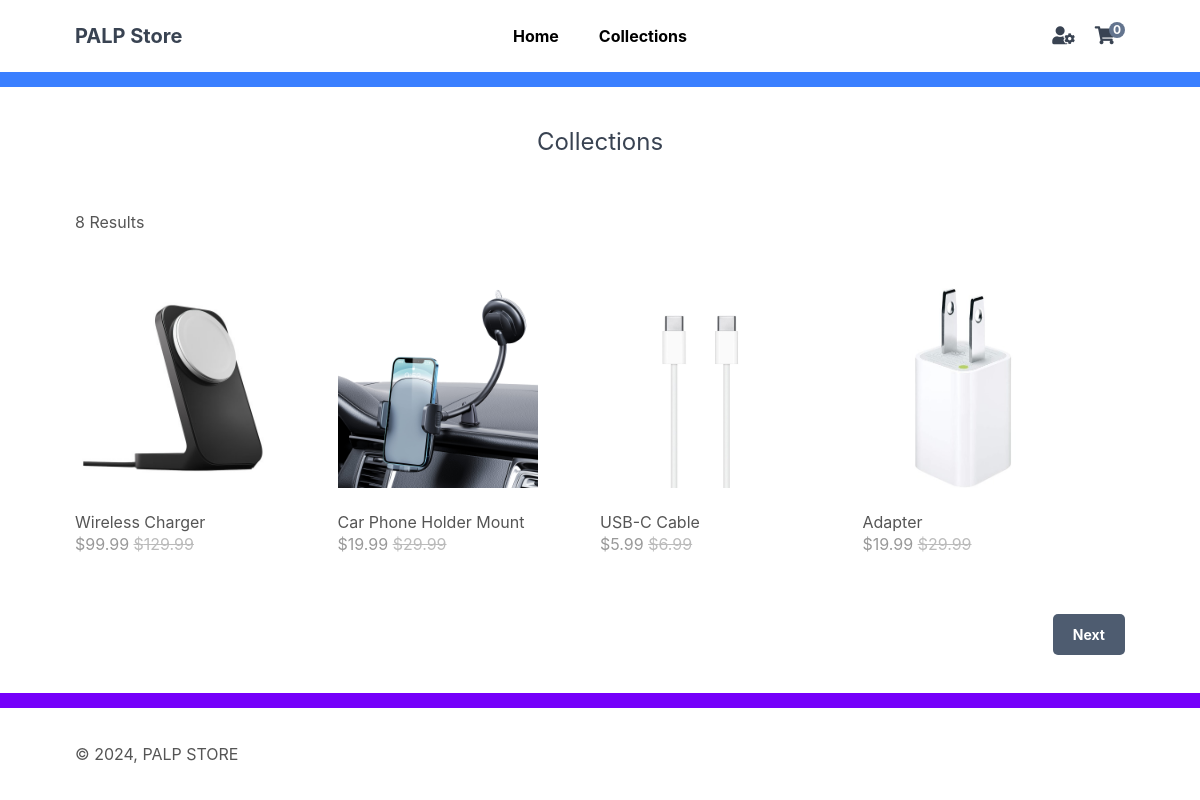
The page /index.php?page=products on the database its author committed.
### tables this page shows
CREATE TABLE `products` (
  `product_id` int(11) NOT NULL,
  `product_name` varchar(255) NOT NULL,
  `description` text NOT NULL,
  `price` decimal(7,2) NOT NULL,
  `rrp` decimal(7,2) NOT NULL,
  `quantity` int(11) NOT NULL,
  `image_name` varchar(255) NOT NULL,
  `date_created` datetime NOT NULL,
  `submittedby` varchar(50) NOT NULL
);

### index.php (called while the page is built, shortened)
<?php
include 'functions.php';
$page = isset($_GET['page']) && file_exists($_GET['page'] . '.php') ? $_GET['page'] : 'home';
include $page . '.php';
?>

### products.php (the view, shortened to what this page needs)
<?php
$num_products_on_each_page = 4;
$current_page = isset($_GET['p']) && is_numeric($_GET['p']) ? (int)$_GET['p'] : 1;
$stmt = $pdo->prepare('SELECT * FROM products WHERE quantity > 0 ORDER BY date_created DESC LIMIT ?,?');
$stmt->bindValue(1, ($current_page - 1) * $num_products_on_each_page, PDO::PARAM_INT);
$stmt->bindValue(2, $num_products_on_each_page, PDO::PARAM_INT);
$stmt->execute();
$products = $stmt->fetchAll(PDO::FETCH_ASSOC);
$total_products = $pdo->query('SELECT * FROM products WHERE quantity > 0')->rowCount();
?>
<?=template_header('Products')?>
<div class="products content-wrapper">
    <h1>Collections</h1>
    <p><?=$total_products?> Results</p>
    <div class="products-wrapper">
        <?php foreach ($products as $product): ?>
        <a href="index.php?page=product&id=<?=$product['product_id']?>" class="product">
            <img src="imgs/<?=$product['image_name']?>" width="200" height="200" alt="<?=$product['product_name']?>">
            <span class="name"><?=$product['product_name']?></span>
            <span class="price">
                &dollar;<?=$product['price']?>
                <?php if ($product['rrp'] > 0): ?>
                <span class="rrp">&dollar;<?=$product['rrp']?></span>
                <?php endif; ?>
            </span>
        </a>
        <?php endforeach; ?>
    </div>
    <div class="buttons">
        <?php if ($total_products > ($current_page * $num_products_on_each_page) - $num_products_on_each_page + count($products)): ?>
        <a href="index.php?page=products&p=<?=$current_page+1?>">Next</a>
        <?php endif; ?>
    </div>
</div>
<?=template_footer()?>

### functions.php (shortened to what this page needs)
<?php
function template_header($title)
{
    $num_items_in_cart = isset($_SESSION['cart']) ? count($_SESSION['cart']) : 0;
    echo <<<EOT
<!DOCTYPE html>
<html>
	<head>
		<meta charset="utf-8">
		<title>$title</title>
		<link href="main.css" rel="stylesheet" type="text/css">
		<link rel="stylesheet" href="https://use.fontawesome.com/releases/v5.7.1/css/all.css">
	</head>
	<body>
        <header>
            <div class="content-wrapper">
                <h1>PALP Store</h1>
                <nav>
                    <a href="index.php">Home</a>
                    <a href="index.php?page=products">Collections</a>
                </nav>
                <div class="link-icons">
                <a href="index.php?page=login">
						<i class="fas fa-user-cog"></i>
					</a>
                    <a href="index.php?page=cart">
						<i class="fas fa-shopping-cart"></i>
                        <span>$num_items_in_cart</span>
					</a>
                </div>
            </div>
        </header>
        <main>
EOT;
}
function template_footer()
{
    $year = date('Y');
    echo <<<EOT
        </main>
        <footer>
            <div class="content-wrapper">
                <p>&copy; $year, PALP STORE</p>
            </div>
        </footer>
    </body>
</html>
EOT;
}
?>

### main.css (style rules this page uses)
* { box-sizing: border-box; font-family: -apple-system, BlinkMacSystemFont, "segoe ui", roboto, oxygen, ubuntu, cantarell, "fira sans", "droid sans", "helvetica neue", Arial, sans-serif; font-size: 16px; -webkit-font-smoothing: antialiased; -moz-osx-font-smoothing: grayscale; }
html { height: 100%; }
body { position: relative; min-height: 100%; color: #555555; background-color: #FFFFFF; margin: 0; padding-bottom: 100px; }
h1, h2, h3, h4, h5 { color: #394352; }
.content-wrapper { width: 1050px; margin: 0 auto; }
header { border-bottom: 15px solid #3a7fff; }
header .content-wrapper { display: flex; }
header h1 { display: flex; flex-grow: 1; flex-basis: 0; font-size: 20px; margin: 0; padding: 24px 0; }
header nav { display: flex; flex-grow: 1; flex-basis: 0; font-weight: bold; justify-content: center; align-items: center; }
header nav a { text-decoration: none; color: #000000; padding: 10px 10px; margin: 0 10px; }
header .link-icons { display: flex; flex-grow: 1; flex-basis: 0; justify-content: flex-end; align-items: center; position: relative; }
header .link-icons a { text-decoration: none; color: #394352; padding: 0 10px; }
header .link-icons a i { font-size: 18px; }
header .link-icons a span { display: inline-block; text-align: center; background-color: #63748e; border-radius: 50%; color: #FFFFFF; font-size: 12px; line-height: 16px; width: 16px; height: 16px; font-weight: bold; position: absolute; top: 22px; right: 0; }
main .recentlyadded .products, main .products .products-wrapper { display: flex; flex-wrap: wrap; align-items: center; justify-content: space-between; padding: 40px 0 0 0; }
main .recentlyadded .products .product, main .products .products-wrapper .product { display: block; overflow: hidden; text-decoration: none; width: 25%; padding-bottom: 60px; }
main .recentlyadded .products .product img, main .products .products-wrapper .product img { transform: scale(1); transition: transform 1s; }
main .recentlyadded .products .product .name, main .products .products-wrapper .product .name { display: block; color: #555555; padding: 20px 0 2px 0; }
main .recentlyadded .products .product .price, main .products .products-wrapper .product .price { display: block; color: #999999; }
main .recentlyadded .products .product .rrp, main .products .products-wrapper .product .rrp { color: #BBBBBB; text-decoration: line-through; }
main > .products h1 { display: block; font-weight: normal; margin: 0; padding: 40px 0; font-size: 24px; text-align: center; width: 100%; }
main > .products .buttons { text-align: right; padding-bottom: 40px; }
main > .products .buttons a { display: inline-block; text-decoration: none; margin-left: 5px; padding: 12px 20px; border: 0; background: #4e5c70; color: #FFFFFF; font-size: 14px; font-weight: bold; border-radius: 5px; }
footer { position: absolute; bottom: 0; border-top: 15px solid #7500fa; padding: 20px 0; width: 100%; }

### rows shown on the page
products: image_name (picture), product_name "Wireless Charger", price "99.99", rrp "129.99"
products: image_name (picture), product_name "Car Phone Holder Mount", price "19.99", rrp "29.99"
products: image_name (picture), product_name "USB-C Cable", price "5.99", rrp "6.99"
products: image_name (picture), product_name "Adapter", price "19.99", rrp "29.99"

### other values the page prints
$num_items_in_cart "0"
$total_products "8"
